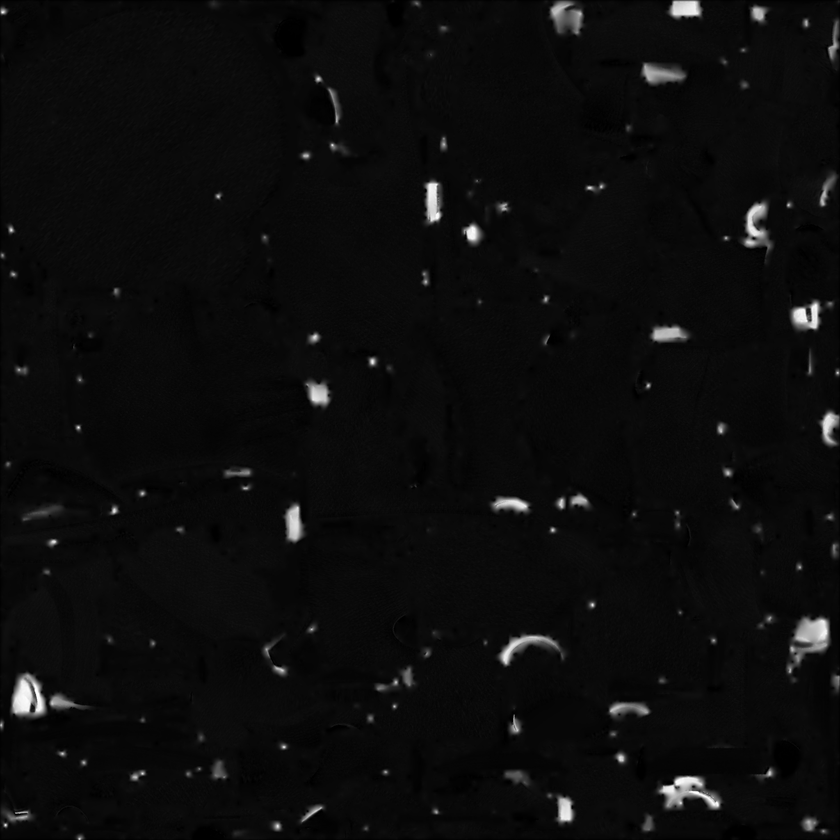
#> input picture media/scenes/cat/texture_pbr_v128_metallic.png, 840 x 840 px, shrunk from 2048 x 2048 before the run
$ python compare_images.py --baseline ../media/scenes/cat/texture_pbr_v128_metallic.png --candidate ../media/scenes/cat/texture_pbr_v128_normal.png --diff-output out.png --json-output out.png
#> lines starting #> are read from the running program, lines starting #| are printed output that depends on the picture; long printed decimals are rounded
#!/usr/bin/env python3

from __future__ import annotations

import argparse
import json
import math
from pathlib import Path

import numpy as np
from PIL import Image


def _load_rgba(path: Path) -> np.ndarray:
    with Image.open(path) as img:
#> img is the input picture: PIL image 840x840 L; min 0, max 255, mean 12.4
        return np.asarray(img.convert("RGBA"), dtype=np.uint8)


def main() -> int:
    parser = argparse.ArgumentParser(
        description="Compare two rendered images and report regression metrics."
    )
    parser.add_argument("--baseline", required=True, help="Baseline image path")
    parser.add_argument("--candidate", required=True, help="Candidate image path")
    parser.add_argument("--diff-output", required=True, help="Diff heatmap output path")
    parser.add_argument("--json-output", required=True, help="Metrics json output path")
    parser.add_argument("--max-mae", type=float, default=2.0, help="Max allowed MAE [0,255]")
    parser.add_argument("--max-rmse", type=float, default=8.0, help="Max allowed RMSE [0,255]")
    parser.add_argument(
        "--max-changed-ratio",
        type=float,
        default=0.03,
        help="Max allowed ratio of changed pixels [0,1]",
    )
    parser.add_argument(
        "--change-threshold",
        type=int,
        default=4,
        help="Per-pixel max channel delta treated as changed",
    )
    parser.add_argument(
        "--diff-scale",
        type=float,
        default=8.0,
        help="Visual amplification factor for diff heatmap",
    )
    args = parser.parse_args()

    baseline_path = Path(args.baseline)
    candidate_path = Path(args.candidate)
    diff_output = Path(args.diff_output)
    json_output = Path(args.json_output)

    baseline = _load_rgba(baseline_path)
    candidate = _load_rgba(candidate_path)
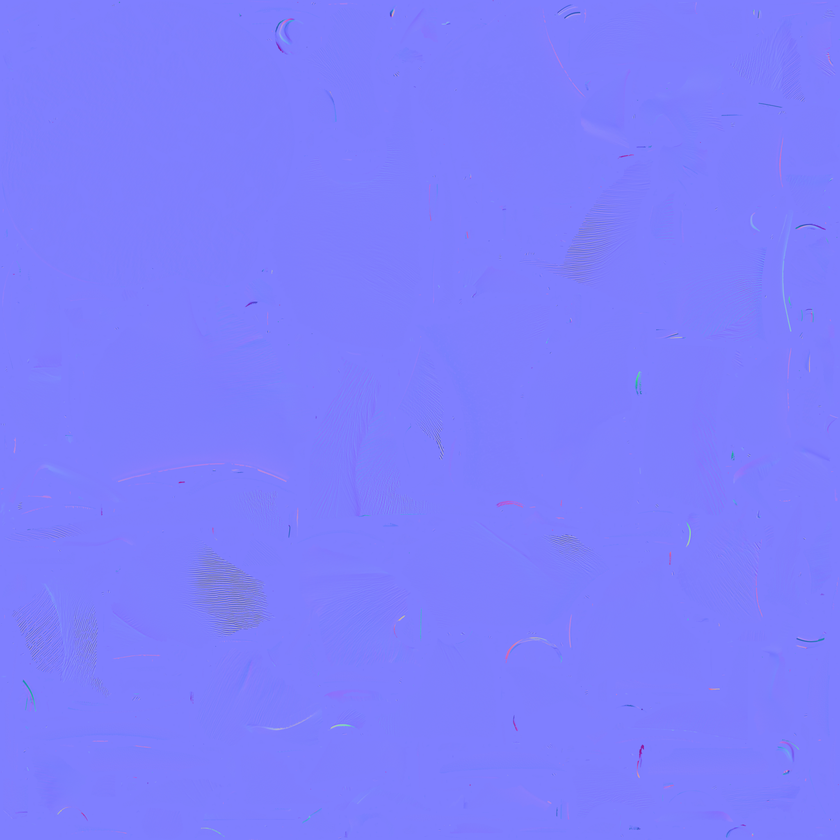
#> input picture media/scenes/cat/texture_pbr_v128_normal.png, 840 x 840 px, shrunk from 2048 x 2048 before the run
#> in _load_rgba, img is the input picture: PIL image 840x840 RGB; mean R, G, B 126.7, 126.7, 253.7

    if baseline.shape != candidate.shape:
        payload = {
            "baseline": str(baseline_path),
            "candidate": str(candidate_path),
            "pass": False,
            "error": "shape_mismatch",
            "baseline_shape": list(baseline.shape),
            "candidate_shape": list(candidate.shape),
        }
        json_output.parent.mkdir(parents=True, exist_ok=True)
        json_output.write_text(json.dumps(payload, indent=2), encoding="utf-8")
        print(
            f"FAIL {candidate_path.name}: shape mismatch {baseline.shape} vs {candidate.shape}"
        )
        return 2

    diff = np.abs(baseline.astype(np.int16) - candidate.astype(np.int16))
    diff_float = diff.astype(np.float32)

    mae = float(np.mean(diff_float))
#> mae = 118.1
    mse = float(np.mean(np.square(diff_float)))
#> mse = 21437.4
    rmse = float(math.sqrt(mse))
#> rmse = 146.4
    max_abs_diff = int(np.max(diff))
#> max_abs_diff = 255

    per_pixel_max = np.max(diff, axis=2)
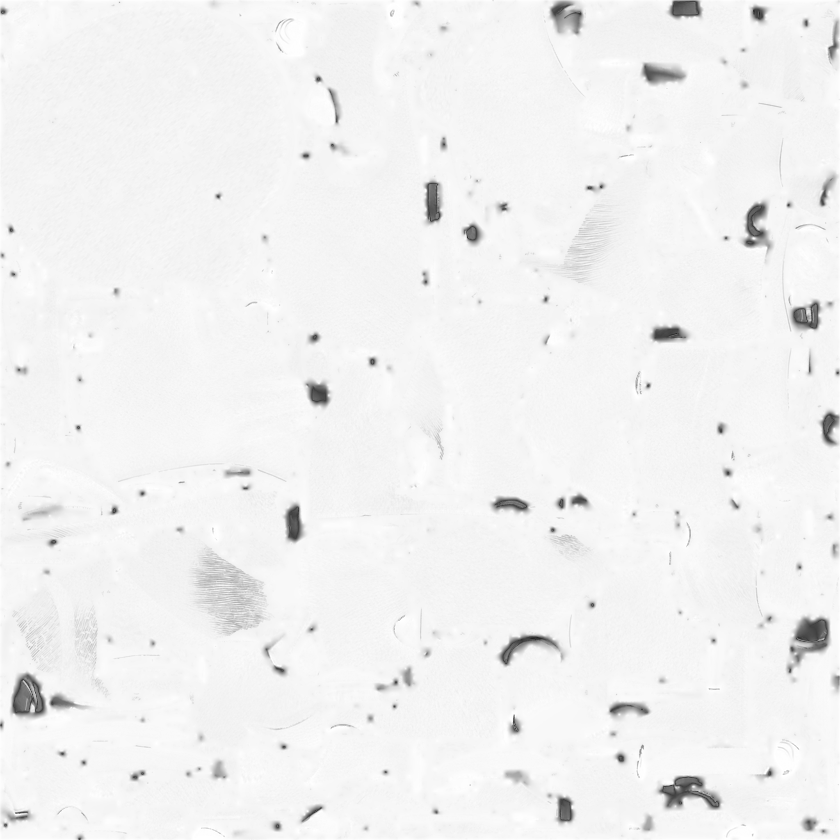
#> per_pixel_max: shape (840, 840) int16; min 34, max 255, mean 241.6
    changed_ratio = float(
        np.count_nonzero(per_pixel_max >= args.change_threshold) / per_pixel_max.size
    )
#> changed_ratio = 1

    passed = (
        mae <= args.max_mae
        and rmse <= args.max_rmse
        and changed_ratio <= args.max_changed_ratio
    )
#> passed = False

    diff_rgb = np.clip(diff_float[:, :, :3] * args.diff_scale, 0, 255).astype(np.uint8)
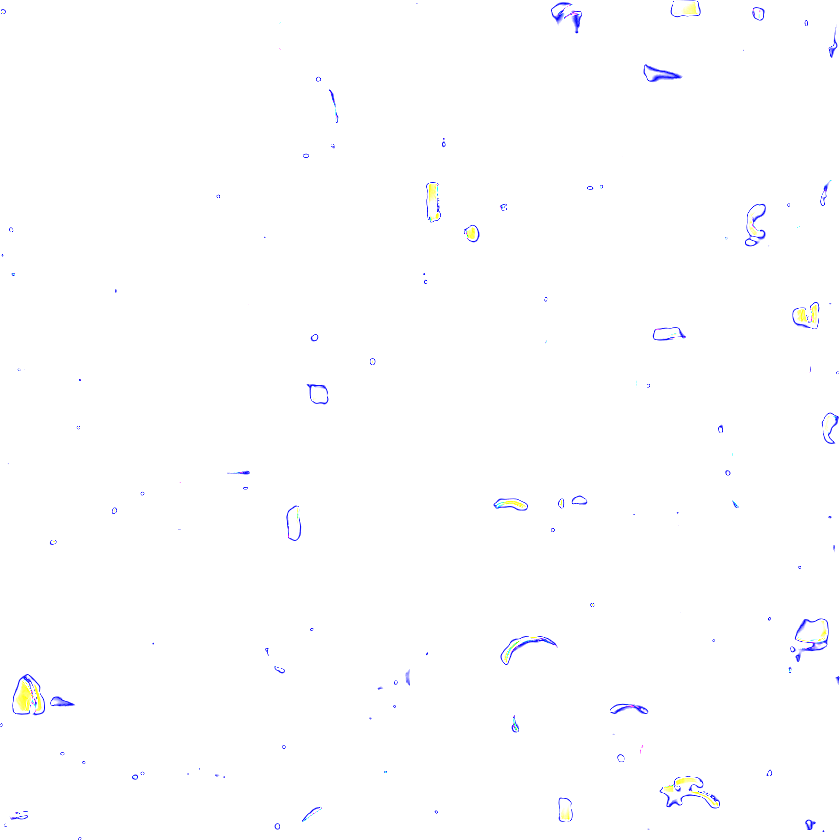
#> diff_rgb: shape (840, 840, 3); mean of channels 0, 1, 2 254, 254, 254.7; drawn as R, G, B
    diff_output.parent.mkdir(parents=True, exist_ok=True)
    Image.fromarray(diff_rgb, mode="RGB").save(diff_output)

    payload = {
        "baseline": str(baseline_path),
        "candidate": str(candidate_path),
        "size": {
            "height": int(baseline.shape[0]),
            "width": int(baseline.shape[1]),
            "channels": int(baseline.shape[2]),
        },
        "metrics": {
            "mae": mae,
            "rmse": rmse,
            "max_abs_diff": max_abs_diff,
            "changed_ratio": changed_ratio,
        },
        "thresholds": {
            "max_mae": args.max_mae,
            "max_rmse": args.max_rmse,
            "max_changed_ratio": args.max_changed_ratio,
            "change_threshold": args.change_threshold,
        },
        "artifacts": {
            "diff_heatmap": str(diff_output),
        },
        "pass": passed,
    }
    json_output.parent.mkdir(parents=True, exist_ok=True)
    json_output.write_text(json.dumps(payload, indent=2), encoding="utf-8")

    status = "PASS" if passed else "FAIL"
#> status = 'FAIL'
    print(
        f"{status} {candidate_path.name}: mae={mae:.4f} rmse={rmse:.4f} changed_ratio={changed_ratio:.6f}"
    )
#| FAIL texture_pbr_v128_normal.png: mae=118.1188 rmse=146.4152 changed_ratio=1.000

    return 0 if passed else 1


if __name__ == "__main__":
#> (the run stopped early here; a loop or call above may not have finished)
